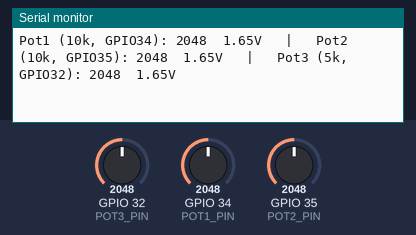
This sketch was run on a simulated ESP32. Parts: the last lines printed to the serial monitor. Inputs (shaded band) come from the test bench; at power-on: GPIO 32 (POT3_PIN) = 2048, GPIO 34 (POT1_PIN) = 2048, GPIO 35 (POT2_PIN) = 2048 (analog values on the 0–4095 scale).

Above: at 1.2 s.
1.3 s: GPIO 32 (POT3_PIN) set to 1068
At 1.59 s:
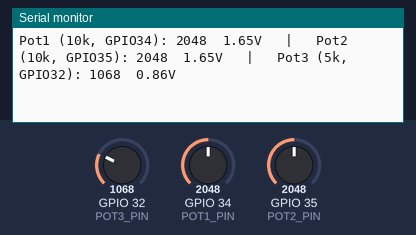
2.8 s: GPIO 32 (POT3_PIN) set to 965
At 3.02 s:
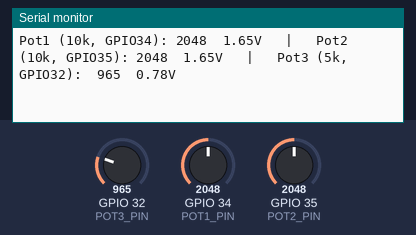
4.7 s: GPIO 34 (POT1_PIN) set to 1037
At 4.85 s:
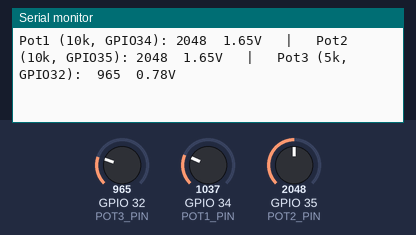
6.2 s: GPIO 34 (POT1_PIN) set to 944
At 6.49 s:
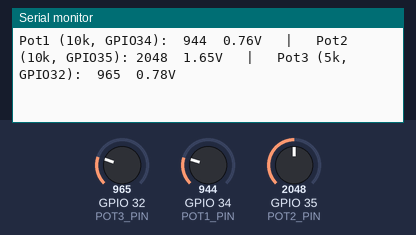
8.2 s: GPIO 35 (POT2_PIN) set to 1048
At 8.32 s:
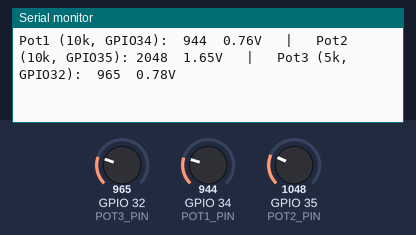
9.7 s: GPIO 35 (POT2_PIN) set to 949
At 9.96 s:
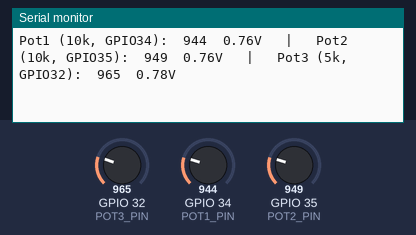

Measured:
- the behaviour switches between 1000 and 999 on GPIO 32 (POT3_PIN) (found by bisection; images 1 and 2)
- the behaviour switches between 1000 and 999 on GPIO 34 (POT1_PIN) (found by bisection; images 3 and 4)
- the behaviour switches between 1000 and 999 on GPIO 35 (POT2_PIN) (found by bisection; images 5 and 6)
- after the input at 1.3 s, the serial monitor: prints a new line after 0.13 s (image 1)
- after the input at 2.8 s, the serial monitor: prints a new line after 0.06 s (image 2)
- after the input at 6.2 s, the serial monitor: prints a new line after 0.13 s (image 4)
- after the input at 9.7 s, the serial monitor: prints a new line after 0.10 s (image 6)

The sketch:

PotentiometerTest.ino
```cpp
const int POT1_PIN = 34;   // 5k Steering
const int POT2_PIN = 35;   // 10k Throttle
const int POT3_PIN = 32;   // 50k Reverse

void setup() {
  Serial.begin(115200);
  analogReadResolution(12);              // 0–4095
  analogSetAttenuation(ADC_11db);        // full 0–3.3V range
}

void loop() {
  int p1 = analogRead(POT1_PIN);
  int p2 = analogRead(POT2_PIN);
  int p3 = analogRead(POT3_PIN);

  float v1 = p1 * 3.3f / 4095.0f;
  float v2 = p2 * 3.3f / 4095.0f;
  float v3 = p3 * 3.3f / 4095.0f;

  Serial.printf("Pot1 (10k, GPIO34): %4d  %.2fV   |   ", p1, v1);
  Serial.printf("Pot2 (10k, GPIO35): %4d  %.2fV   |   ", p2, v2);
  Serial.printf("Pot3 (5k,  GPIO32): %4d  %.2fV\n",     p3, v3);

  delay(200);
}
```
